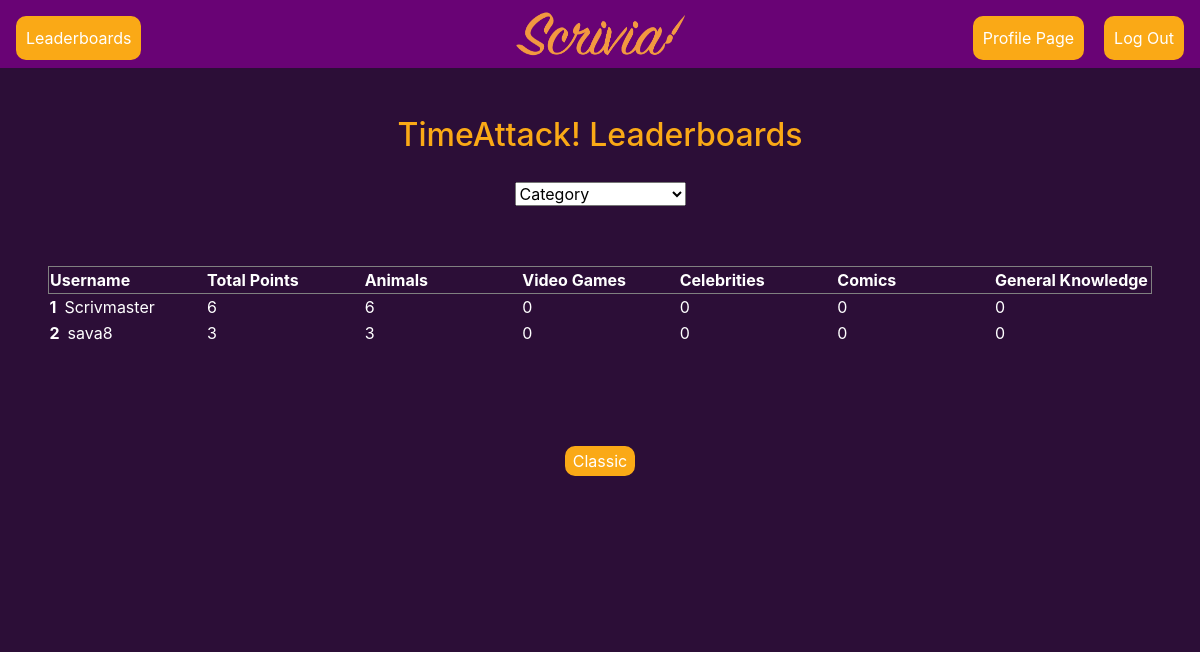
The app's page /leaderboards_timeattack (signed in), older data.
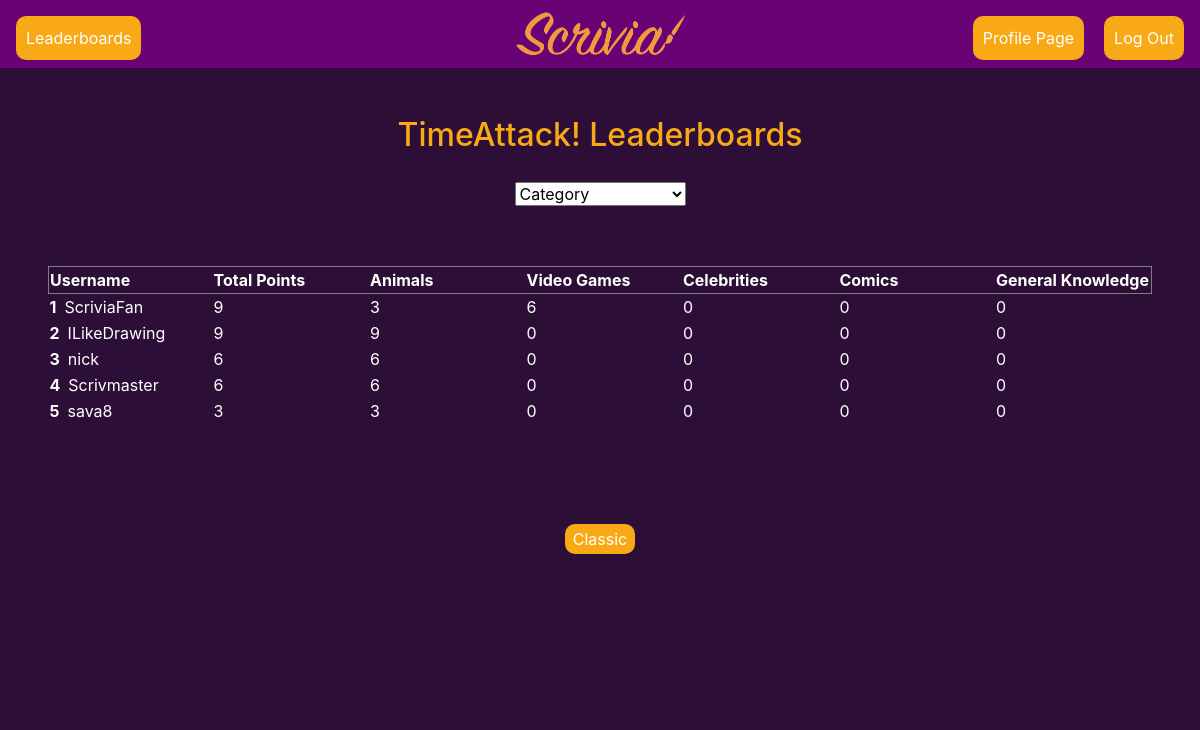
The same page, newer data.
### tables this page shows
CREATE TABLE 'timeattack' ('username' varchar(255), 'points' integer DEFAULT 0 , 'animals' integer DEFAULT 0 , 'video_games' integer DEFAULT 0 , 'comics' integer DEFAULT 0 , 'celebrities' integer DEFAULT 0 , 'general_knowledge' integer DEFAULT 0 );

### application.py (the view)
@app.route("/leaderboards_timeattack", methods=["GET", "POST"])
@login_required
def leaderboards_timeattack():
    categories = ["Animals", "Video Games", "Celebrities", "Comics", "General Knowledge"]
    total_points = scrivdb.execute("SELECT *, SUM(animals + video_games + celebrities + comics + general_knowledge), username FROM timeattack WHERE points > 0 GROUP BY username ORDER BY SUM(animals + video_games + celebrities + comics + general_knowledge) DESC LIMIT 10")
    animals_points = scrivdb.execute("SELECT animals, username FROM timeattack WHERE animals > 0 GROUP BY username ORDER BY animals DESC LIMIT 10")
    video_games_points = scrivdb.execute("SELECT video_games, username FROM timeattack WHERE video_games > 0 GROUP BY username ORDER BY video_games DESC LIMIT 10")
    celebrities_points = scrivdb.execute("SELECT celebrities, username FROM timeattack WHERE celebrities > 0 GROUP BY username ORDER BY celebrities DESC LIMIT 10")
    comics_points = scrivdb.execute("SELECT comics, username FROM timeattack WHERE comics > 0 GROUP BY username ORDER BY comics DESC LIMIT 10")
    general_knowledge_points = scrivdb.execute("SELECT general_knowledge, username FROM timeattack WHERE general_knowledge > 0 GROUP BY username ORDER BY general_knowledge DESC LIMIT 10")
    return render_template("leaderboards_timeattack.html", total_points=total_points, categories=categories, animals_points=animals_points, video_games_points=video_games_points, celebrities_points=celebrities_points,
    comics_points=comics_points, general_knowledge_points=general_knowledge_points)

### application.py (called while the page is built)
@app.after_request
def after_request(response):
    response.headers["Cache-Control"] = "no-cache, no-store, must-revalidate"
    response.headers["Expires"] = 0
    response.headers["Pragma"] = "no-cache"
    return response

### helpers.py (called while the page is built)
def login_required(f):
    @wraps(f)
    def decorated_function(*args, **kwargs):
        if session.get("user_id") is None:
            return redirect("/landing")
        return f(*args, **kwargs)
    return decorated_function

### templates/leaderboards_timeattack.html (shortened to what this page needs)
{% extends "layout.html" %}
{% block main %}
<h2 style="color:#FAA916">TimeAttack! Leaderboards</h2>
<form action="/leaderboards_timeattack" method="post">
    <select style="margin: 20px;" id="categoriesleaderboards" onchange='onCategorySelect()'>
        <option disabled selected value>Category</option>
    </select>
    <body>
        <form id="form1">
            <table class="specialtable" id="combined" align="center">
                <thead align="left">
                    <th>Username</th>
                    <th>Total Points</th>
                    <th>Animals</th>
                    <th>Video Games</th>
                    <th>Celebrities</th>
                    <th>Comics</th>
                    <th>General Knowledge</th>
                </thead>
                <tbody>
                    {% for player in total_points %}
                    <tr align="left">
                        <td>{{ player["username"] }}</td>
                        <td>{{ player["SUM(animals + video_games + celebrities + comics + general_knowledge)"] }}</td>
                        <td>{{ player["animals"] }}</td>
                        <td>{{ player["video_games"] }}</td>
                        <td>{{ player["celebrities"] }}</td>
                        <td>{{ player["comics"] }}</td>
                        <td>{{ player["general_knowledge"] }}</td>
                    </tr>
                    {% endfor %}
                </tbody>
            </table>
        </form>
    </body>
    <div id="wrapper">
        <div id="leaderboards_bottom">
            <button class="buttongeneral" id="classicbutton" style="margin: 100px">Classic</button>
        </div>
    </div>
    {% endblock %}

### templates/layout.html (shortened to what this page needs)
<!DOCTYPE html>
<html lang="en">
    <head>
        <link href="https://maxcdn.bootstrapcdn.com/bootstrap/4.1.3/css/bootstrap.min.css" rel="stylesheet">
        <link href="/static/styles.css" rel="stylesheet">
    </head>
    <body>
        <nav id="navbarid" class="navbar navbar-expand-md">
            <div class="collapse navbar-collapse" id="navbar">
                <a class="navbar-brand text-hide" href="/">
                    <img src="/static/logo.png" alt="scrivia logo" width="175" height="115" id="logo">
                  </a>
                {% if session.user_id %}
                    <ul class="navbar-nav mr-auto mt-2">
                        <li class="nav-item"><a class="nav-link buttongeneral" href="/leaderboards_classic">Leaderboards</a></li>
                    </ul>
                    <ul class="navbar-nav ml-auto mt-2">
                        <li class="nav-item"><a style="margin: 0 20px 0 0;" class="nav-link buttongeneral" href="/profilepage">Profile Page</a></li>
                        <li class="nav-item"><a class="nav-link buttongeneral" href="/logout">Log Out</a></li>
                    </ul>
                {% else %}
                    <ul class="navbar-nav ml-auto mt-2">
                        <li class="nav-item"><a style="margin: 0 20px 0 0;" class="nav-link buttongeneral" href="/register">Register</a></li>
                        <li class="nav-item"><a class="nav-link buttongeneral" href="/login">Log In</a></li>
                    </ul>
                {% endif %}
            </div>
        </nav>
        <main class="container p-5">
            {% block main %}{% endblock %}
        </main>
    </body>
</html>

### static/styles.css (style rules this page uses)
nav .navbar-brand { font-size: xx-large; transform: translateX(-50%); left: 50%; position: absolute; }
main { overflow-x: auto; text-align: center; }
th,td { width: 10%; }
thead { border: 1px solid grey; }
body { background-color: #2c0e37; }
#wrapper { width: 100%; overflow: hidden; }
h2 { color: black; }
.navbar { background-color: #690375; }
.container { background-color: #2c0e37; }
a { color: white; }
@media (min-width: 768px) { .container { max-width:100%; } }
@media (min-width: 992px) { .container { max-width:100%; } }
.buttongeneral { background-color: #FAA916; color: white; border: 2px solid #FAA916; border-radius: 10px; -webkit-transition-duration: 0.4s; transition-duration: 0.4s; }
th, td { color: white; }
.specialtable { counter-reset: rowNumber; margin-top: 40px; }
.specialtable tr > td:first-child { counter-increment: rowNumber; }
.specialtable tr td:first-child::before { content: counter(rowNumber); min-width: 1em; margin-right: 0.5em; font-weight: bold; }

Row changes from the older to the newer data that the page shows:
added timeattack: username "ScriviaFan", points "9", animals "3", video_games "6", celebrities "0", comics "0", general_knowledge "0"
now on this page (row edited): timeattack: username "ILikeDrawing", player "9", animals "9", video_games "0", celebrities "0", comics "0", general_knowledge "0"
now on this page (row edited): timeattack: username "nick", animals "6", video_games "0", celebrities "0", comics "0", general_knowledge "0"
